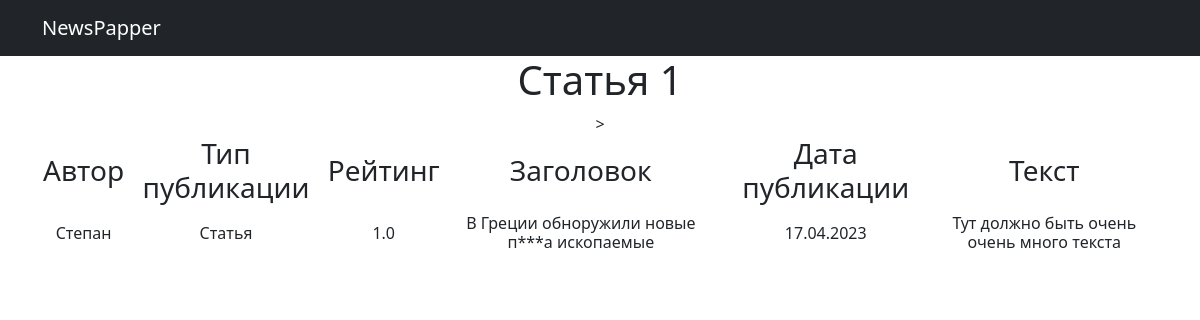
/post/1, run on the app's committed database.
### news/models.py (models this page shows, shortened)
class Post(models.Model):
    article = 'AR'
    news = 'NE'
    POST_TYPES = [
        (article, 'Статья'),
        (news, 'Новость')
    ]
    author = models.ForeignKey(Author, on_delete=models.CASCADE)
    post_type = models.CharField(max_length=2, choices=POST_TYPES)
    time_created = models.DateTimeField(auto_now_add=True)
    categories = models.ManyToManyField(Category, through='PostCategory')
    title = models.CharField(max_length=255)
    text = models.TextField()
    rating = models.FloatField(default=0.0)

class Author(models.Model):
    rating = models.FloatField(default=0.0)
    user = models.OneToOneField(User, on_delete=models.CASCADE)
    def __str__(self):
        return self.user.username

### news/views.py (the view)
# urls.py: path('<int:pk>', PostDetail.as_view(), name='post_detail'),
class PostDetail(DetailView):
    model = Post
    template_name = 'news_pk.html'
    context_object_name = 'post'

### news/templatetags/custom_filter.py (called while the page is built)
@register.filter()
def censor(value):
   bad_words = ('падла', 'урод')
   if not isinstance(value, str):
      raise TypeError(f"unresolved type '{type(value)}' expected  type 'str'")
   for word in value.split():
      if word.lower() in bad_words:
         value = value.replace(word, f"{word[0]}{'*' * (len(word) - 2)}{word[-1]}")
   return value

### templates/news_pk.html (shortened to what this page needs)
{% extends 'flatpages/default.html' %}
{% load custom_filter %}
{% block content %}
	<h1>Статья {{post.id}}</h1>
   {% if post %}
       <table>
           <tr>
               <td><h3>Автор</h3></td>
               <td><h3>Тип публикации</h3></td>
               <td><h3>Рейтинг</h3></td>
               <td><h3>Заголовок</h3></td>
               <td><h3>Дата публикации</h3></td>
               <td><h3>Текст</h3></td>
           </tr>
           <tr>
               <td><h6>{{ post.author}}</h6></td>
               <td><h6>{{ post.get_post_type_display }}</h6></td>
               <td><h6>{{ post.rating}}</h6></td>
               <td><h6>{{ post.title | censor}}</h6></td>
               <td><h6>{{ post.time_created|date:'j.m.Y' }}</h6></td>
               <td><h6>{{ post.text | censor}}</h6></td>>
           </tr>
       </table>
   {% else %}
       <h2>Постов нет!!</h2>
   {% endif %}
{% endblock content %}

### data on the page
Post: id "1", author "Степан", post_type "Статья", rating "1.0", title|censor "В Греции обноружили новые п***а ископаемые", time_created "17.04.2023", text|censor "Тут должно быть очень очень много текста"
